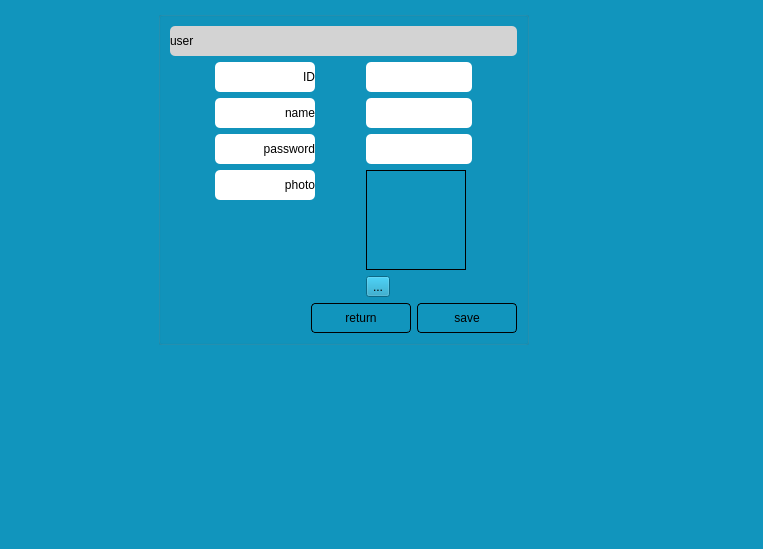
<?xml version="1.0" encoding="UTF-8"?>
<ui version="4.0">
 <class>CWidgetUser</class>
 <widget class="QWidget" name="CWidgetUser">
  <property name="geometry">
   <rect>
    <x>0</x>
    <y>0</y>
    <width>763</width>
    <height>549</height>
   </rect>
  </property>
  <property name="windowTitle">
   <string>Form</string>
  </property>
  <property name="styleSheet">
   <string notr="true">background-color: rgb(17, 149, 189);</string>
  </property>
  <layout class="QGridLayout" name="gridLayout_2">
   <item row="0" column="2">
    <spacer name="horizontalSpacer_2">
     <property name="orientation">
      <enum>Qt::Horizontal</enum>
     </property>
     <property name="sizeHint" stdset="0">
      <size>
       <width>223</width>
       <height>20</height>
      </size>
     </property>
    </spacer>
   </item>
   <item row="0" column="0">
    <spacer name="horizontalSpacer_3">
     <property name="orientation">
      <enum>Qt::Horizontal</enum>
     </property>
     <property name="sizeHint" stdset="0">
      <size>
       <width>40</width>
       <height>20</height>
      </size>
     </property>
    </spacer>
   </item>
   <item row="1" column="1">
    <spacer name="verticalSpacer">
     <property name="orientation">
      <enum>Qt::Vertical</enum>
     </property>
     <property name="sizeHint" stdset="0">
      <size>
       <width>17</width>
       <height>80</height>
      </size>
     </property>
    </spacer>
   </item>
   <item row="0" column="1">
    <widget class="QGroupBox" name="groupBox">
     <property name="sizePolicy">
      <sizepolicy hsizetype="Fixed" vsizetype="Fixed">
       <horstretch>0</horstretch>
       <verstretch>0</verstretch>
      </sizepolicy>
     </property>
     <property name="title">
      <string/>
     </property>
     <layout class="QVBoxLayout" name="verticalLayout_3">
      <item>
       <widget class="QLabel" name="label">
        <property name="minimumSize">
         <size>
          <width>0</width>
          <height>30</height>
         </size>
        </property>
        <property name="styleSheet">
         <string notr="true">background-color: lightgray;
border-radius:5px;</string>
        </property>
        <property name="text">
         <string>user</string>
        </property>
       </widget>
      </item>
      <item>
       <layout class="QGridLayout" name="gridLayout_3">
        <item row="1" column="0">
         <widget class="QLabel" name="label_7">
          <property name="minimumSize">
           <size>
            <width>100</width>
            <height>30</height>
           </size>
          </property>
          <property name="styleSheet">
           <string notr="true">background-color: rgb(255, 255, 255);
border-radius:5px;
border:none</string>
          </property>
          <property name="text">
           <string>name</string>
          </property>
          <property name="alignment">
           <set>Qt::AlignRight|Qt::AlignTrailing|Qt::AlignVCenter</set>
          </property>
         </widget>
        </item>
        <item row="2" column="1">
         <widget class="QLineEdit" name="lePassword">
          <property name="sizePolicy">
           <sizepolicy hsizetype="Preferred" vsizetype="Fixed">
            <horstretch>0</horstretch>
            <verstretch>0</verstretch>
           </sizepolicy>
          </property>
          <property name="minimumSize">
           <size>
            <width>0</width>
            <height>30</height>
           </size>
          </property>
          <property name="maximumSize">
           <size>
            <width>200</width>
            <height>16777215</height>
           </size>
          </property>
          <property name="styleSheet">
           <string notr="true">background-color: rgb(255, 255, 255);
border-radius:5px;</string>
          </property>
          <property name="echoMode">
           <enum>QLineEdit::Password</enum>
          </property>
         </widget>
        </item>
        <item row="2" column="0">
         <widget class="QLabel" name="label_9">
          <property name="minimumSize">
           <size>
            <width>100</width>
            <height>30</height>
           </size>
          </property>
          <property name="styleSheet">
           <string notr="true">background-color: rgb(255, 255, 255);
border-radius:5px;
</string>
          </property>
          <property name="text">
           <string>password</string>
          </property>
          <property name="alignment">
           <set>Qt::AlignRight|Qt::AlignTrailing|Qt::AlignVCenter</set>
          </property>
         </widget>
        </item>
        <item row="0" column="0">
         <widget class="QLabel" name="label_13">
          <property name="minimumSize">
           <size>
            <width>100</width>
            <height>30</height>
           </size>
          </property>
          <property name="styleSheet">
           <string notr="true">background-color: rgb(255, 255, 255);
border-radius:5px;
</string>
          </property>
          <property name="text">
           <string>ID</string>
          </property>
          <property name="alignment">
           <set>Qt::AlignRight|Qt::AlignTrailing|Qt::AlignVCenter</set>
          </property>
         </widget>
        </item>
        <item row="1" column="1">
         <widget class="QLineEdit" name="leName">
          <property name="sizePolicy">
           <sizepolicy hsizetype="Preferred" vsizetype="Fixed">
            <horstretch>0</horstretch>
            <verstretch>0</verstretch>
           </sizepolicy>
          </property>
          <property name="minimumSize">
           <size>
            <width>0</width>
            <height>30</height>
           </size>
          </property>
          <property name="maximumSize">
           <size>
            <width>200</width>
            <height>16777215</height>
           </size>
          </property>
          <property name="styleSheet">
           <string notr="true">background-color: rgb(255, 255, 255);
border-radius:5px;</string>
          </property>
         </widget>
        </item>
        <item row="3" column="1">
         <layout class="QVBoxLayout" name="verticalLayout">
          <item>
           <widget class="QLabel" name="label_photo">
            <property name="minimumSize">
             <size>
              <width>100</width>
              <height>100</height>
             </size>
            </property>
            <property name="maximumSize">
             <size>
              <width>100</width>
              <height>100</height>
             </size>
            </property>
            <property name="frameShape">
             <enum>QFrame::Panel</enum>
            </property>
            <property name="text">
             <string/>
            </property>
           </widget>
          </item>
          <item>
           <widget class="QToolButton" name="btnSelectPhoto">
            <property name="text">
             <string>...</string>
            </property>
           </widget>
          </item>
         </layout>
        </item>
        <item row="3" column="0">
         <layout class="QVBoxLayout" name="verticalLayout_2">
          <item>
           <widget class="QLabel" name="label_12">
            <property name="minimumSize">
             <size>
              <width>100</width>
              <height>30</height>
             </size>
            </property>
            <property name="maximumSize">
             <size>
              <width>100</width>
              <height>16777215</height>
             </size>
            </property>
            <property name="styleSheet">
             <string notr="true">background-color: rgb(255, 255, 255);
border-radius:5px;
</string>
            </property>
            <property name="text">
             <string>photo</string>
            </property>
            <property name="alignment">
             <set>Qt::AlignRight|Qt::AlignTrailing|Qt::AlignVCenter</set>
            </property>
           </widget>
          </item>
          <item>
           <spacer name="verticalSpacer_2">
            <property name="orientation">
             <enum>Qt::Vertical</enum>
            </property>
            <property name="sizeHint" stdset="0">
             <size>
              <width>20</width>
              <height>40</height>
             </size>
            </property>
           </spacer>
          </item>
         </layout>
        </item>
        <item row="0" column="1">
         <widget class="QLineEdit" name="leId">
          <property name="sizePolicy">
           <sizepolicy hsizetype="Preferred" vsizetype="Fixed">
            <horstretch>0</horstretch>
            <verstretch>0</verstretch>
           </sizepolicy>
          </property>
          <property name="minimumSize">
           <size>
            <width>0</width>
            <height>30</height>
           </size>
          </property>
          <property name="maximumSize">
           <size>
            <width>200</width>
            <height>16777215</height>
           </size>
          </property>
          <property name="styleSheet">
           <string notr="true">background-color: rgb(255, 255, 255);
border-radius:5px;</string>
          </property>
          <property name="readOnly">
           <bool>true</bool>
          </property>
         </widget>
        </item>
       </layout>
      </item>
      <item>
       <layout class="QHBoxLayout" name="horizontalLayout">
        <item>
         <spacer name="horizontalSpacer">
          <property name="orientation">
           <enum>Qt::Horizontal</enum>
          </property>
          <property name="sizeHint" stdset="0">
           <size>
            <width>141</width>
            <height>20</height>
           </size>
          </property>
         </spacer>
        </item>
        <item>
         <widget class="QPushButton" name="btnGetback">
          <property name="minimumSize">
           <size>
            <width>100</width>
            <height>30</height>
           </size>
          </property>
          <property name="styleSheet">
           <string notr="true">QPushButton{
border:1px solid black;
border-radius:4px;
padding:4px;
}
QPushButton::hover{
border:1px solid black;
border-radius:4px;
background-color:lightgray;
padding:4px
}
QPushButton::pressed{
border:1px solid black;
border-radius:4px;
background-color:gray;
padding:4px
}</string>
          </property>
          <property name="text">
           <string>return</string>
          </property>
         </widget>
        </item>
        <item>
         <widget class="QPushButton" name="btnSave">
          <property name="minimumSize">
           <size>
            <width>100</width>
            <height>30</height>
           </size>
          </property>
          <property name="styleSheet">
           <string notr="true">QPushButton{
border:1px solid black;
border-radius:4px;
padding:4px;
}
QPushButton::hover{
border:1px solid black;
border-radius:4px;
background-color:lightgray;
padding:4px
}
QPushButton::pressed{
border:1px solid black;
border-radius:4px;
background-color:gray;
padding:4px
}</string>
          </property>
          <property name="text">
           <string>save</string>
          </property>
          <property name="icon">
           <iconset resource="ks24_03.qrc">
            <normaloff>:/images/save.png</normaloff>:/images/save.png</iconset>
          </property>
          <property name="default">
           <bool>false</bool>
          </property>
         </widget>
        </item>
       </layout>
      </item>
     </layout>
    </widget>
   </item>
  </layout>
 </widget>
 <tabstops>
  <tabstop>leId</tabstop>
  <tabstop>leName</tabstop>
  <tabstop>lePassword</tabstop>
  <tabstop>btnSelectPhoto</tabstop>
  <tabstop>btnGetback</tabstop>
  <tabstop>btnSave</tabstop>
 </tabstops>
 <resources>
  <include location="ks24_03.qrc"/>
 </resources>
 <connections/>
</ui>
